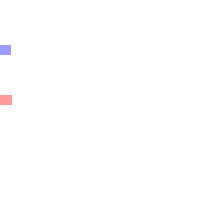
Frame 1 (no input)
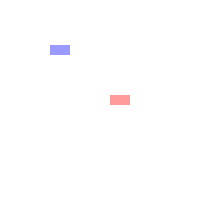
Frame 60 (the mouse pressed at the canvas centre just before this capture)
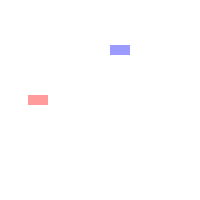
Frame 120 (the mouse held since frame 60 and released just before this capture)

The Processing sketch that drew these frames (run headless with seeded random() and noise(); from frame 60 on, the mouse is pressed at the canvas centre):

// Processing sketch: sketch_230418a
// ── sketch_230418a.pde
Car myCar1;
Car myCar2; // Two objects!

void setup() {
  size(200,200);
  // Parameters go inside the parentheses when the object is constructed.
  myCar1 = new Car(color(255,0,0,100),0,100,2);
  myCar2 = new Car(color(0,0,255,100),0,50,1);
}

void draw() {
  background(255);
  myCar1.drive();
  myCar1.display();
  myCar2.drive();
  myCar2.display();

}

// Even though there are multiple objects, we still only need one class.
// No matter how many cookies we make, only one cookie cutter is needed.
class Car {
  color c;
  float xpos;
  float ypos;
  float xspeed;

  // The Constructor is defined with arguments.
  Car(color tempC, float tempXpos, float tempYpos, float tempXspeed) {
    c = tempC;
    xpos = tempXpos;
    ypos = tempYpos;
    xspeed = tempXspeed;
  }

  void display() {
    stroke(0);
    noStroke();
    fill(c);
    rectMode(CENTER);
    rect(xpos,ypos,20,10);
  }

  void drive() {
    xpos = xpos + xspeed;
    if (xpos > width) {
      xpos = 0;
    }
  }
}
